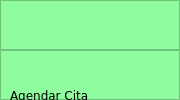
           <widget class="QFrame" name="frame_3">
            <property name="minimumSize">
             <size>
              <width>180</width>
              <height>0</height>
             </size>
            </property>
            <property name="maximumSize">
             <size>
              <width>50</width>
              <height>16777215</height>
             </size>
            </property>
            <property name="styleSheet">
             <string notr="true">background-color: rgb(143, 253, 158);</string>
            </property>
            <property name="frameShape">
             <enum>QFrame::Shape::NoFrame</enum>
            </property>
            <property name="frameShadow">
             <enum>QFrame::Shadow::Raised</enum>
            </property>
            <layout class="QVBoxLayout" name="verticalLayout_2">
             <property name="spacing">
              <number>0</number>
             </property>
             <property name="leftMargin">
              <number>0</number>
             </property>
             <property name="topMargin">
              <number>0</number>
             </property>
             <property name="rightMargin">
              <number>0</number>
             </property>
             <property name="bottomMargin">
              <number>0</number>
             </property>
             <item>
              <widget class="QFrame" name="frame_5">
               <property name="maximumSize">
                <size>
                 <width>16777215</width>
                 <height>75</height>
                </size>
               </property>
               <property name="frameShape">
                <enum>QFrame::Shape::StyledPanel</enum>
               </property>
               <property name="frameShadow">
                <enum>QFrame::Shadow::Raised</enum>
               </property>
               <widget class="QPushButton" name="pushButton_Inicio">
                <property name="geometry">
                 <rect>
                  <x>-10</x>
                  <y>0</y>
                  <width>191</width>
                  <height>81</height>
                 </rect>
                </property>
                <property name="styleSheet">
                 <string notr="true">QPushButton{
	color: rgb(0, 0, 0);
border:none;
background: transparent;
color: #ffff;
padding:10px;
text-align: left;
}

QPushButton:hover{
background: #7eba93
}</string>
                </property>
                <property name="text">
                 <string/>
                </property>
                <property name="icon">
                 <iconset resource="recursos.qrc">
                  <normaloff>:/img/Imagenes Proyecto/logo.png</normaloff>:/img/Imagenes Proyecto/logo.png</iconset>
                </property>
                <property name="iconSize">
                 <size>
                  <width>170</width>
                  <height>170</height>
                 </size>
                </property>
               </widget>
              </widget>
             </item>
             <item>
              <widget class="QFrame" name="frame_6">
               <property name="frameShape">
                <enum>QFrame::Shape::StyledPanel</enum>
               </property>
               <property name="frameShadow">
                <enum>QFrame::Shadow::Raised</enum>
               </property>
               <widget class="QPushButton" name="pushButton_AgregarCita">
                <property name="geometry">
                 <rect>
                  <x>0</x>
                  <y>20</y>
                  <width>180</width>
                  <height>50</height>
                 </rect>
                </property>
                <property name="font">
                 <font>
                  <family>Verdana</family>
                  <pointsize>9</pointsize>
                 </font>
                </property>
                <property name="styleSheet">
                 <string notr="true">QPushButton{
color: rgb(0, 0, 0);
border:none;
background: transparent;
color: #ffff;
padding:10px;
text-align: left;
}

QPushButton:hover{
background: #7eba93;
}</string>
                </property>
                <property name="text">
                 <string>Agendar Cita</string>
                </property>
                <property name="icon">
                 <iconset resource="recursos.qrc">
                  <normaloff>:/img/Imagenes Proyecto/agendar.png</normaloff>:/img/Imagenes Proyecto/agendar.png</iconset>
                </property>
                <property name="iconSize">
                 <size>
                  <width>36</width>
                  <height>36</height>
                 </size>
                </property>
               </widget>
               <widget class="QPushButton" name="pushButton_MostrarCita">
                <property name="geometry">
                 <rect>
                  <x>0</x>
                  <y>80</y>
                  <width>180</width>
                  <height>50</height>
                 </rect>
                </property>
                <property name="font">
                 <font>
                  <family>Verdana</family>
                  <pointsize>9</pointsize>
                 </font>
                </property>
                <property name="styleSheet">
                 <string notr="true">QPushButton{
	color: rgb(0, 0, 0);
border:none;
background: transparent;
color: #ffff;
padding:10px;
text-align: left;
}

QPushButton:hover{
background: #7eba93
}</string>
                </property>
                <property name="text">
                 <string>Mostrar Cita</string>
                </property>
                <property name="icon">
                 <iconset resource="recursos.qrc">
                  <normaloff>:/img/Imagenes Proyecto/mostrar.png</normaloff>:/img/Imagenes Proyecto/mostrar.png</iconset>
                </property>
                <property name="iconSize">
                 <size>
                  <width>37</width>
                  <height>36</height>
                 </size>
                </property>
               </widget>
               <widget class="QPushButton" name="pushButton_BuscarCita">
                <property name="geometry">
                 <rect>
                  <x>0</x>
                  <y>140</y>
                  <width>180</width>
                  <height>50</height>
                 </rect>
                </property>
                <property name="font">
                 <font>
                  <family>Verdana</family>
                  <pointsize>9</pointsize>
                 </font>
                </property>
                <property name="styleSheet">
                 <string notr="true">QPushButton{
	color: rgb(0, 0, 0);
border:none;
background: transparent;
color: #ffff;
padding:10px;
text-align: left;
}

QPushButton:hover{
background: #7eba93
}</string>
                </property>
                <property name="text">
                 <string>Buscar Cita</string>
                </property>
                <property name="icon">
                 <iconset resource="recursos.qrc">
                  <normaloff>:/img/Imagenes Proyecto/buscar.png</normaloff>:/img/Imagenes Proyecto/buscar.png</iconset>
                </property>
                <property name="iconSize">
                 <size>
                  <width>38</width>
                  <height>37</height>
                 </size>
                </property>
               </widget>
               <widget class="QPushButton" name="pushButton_mostrarHistorial">
                <property name="geometry">
                 <rect>
                  <x>0</x>
                  <y>200</y>
                  <width>180</width>
                  <height>50</height>
                 </rect>
                </property>
                <property name="font">
                 <font>
                  <family>Verdana</family>
                  <pointsize>9</pointsize>
                 </font>
                </property>
                <property name="styleSheet">
                 <string notr="true">QPushButton{
	color: rgb(0, 0, 0);
border:none;
background: transparent;
color: #ffff;
padding:10px;
text-align: left;
}

QPushButton:hover{
background: #7eba93
}</string>
                </property>
                <property name="text">
                 <string>Historial</string>
                </property>
                <property name="icon">
                 <iconset resource="recursos.qrc">
                  <normaloff>:/img/Imagenes Proyecto/historial.png</normaloff>:/img/Imagenes Proyecto/historial.png</iconset>
                </property>
                <property name="iconSize">
                 <size>
                  <width>40</width>
                  <height>39</height>
                 </size>
                </property>
               </widget>
              </widget>
             </item>
            </layout>
           </widget>
